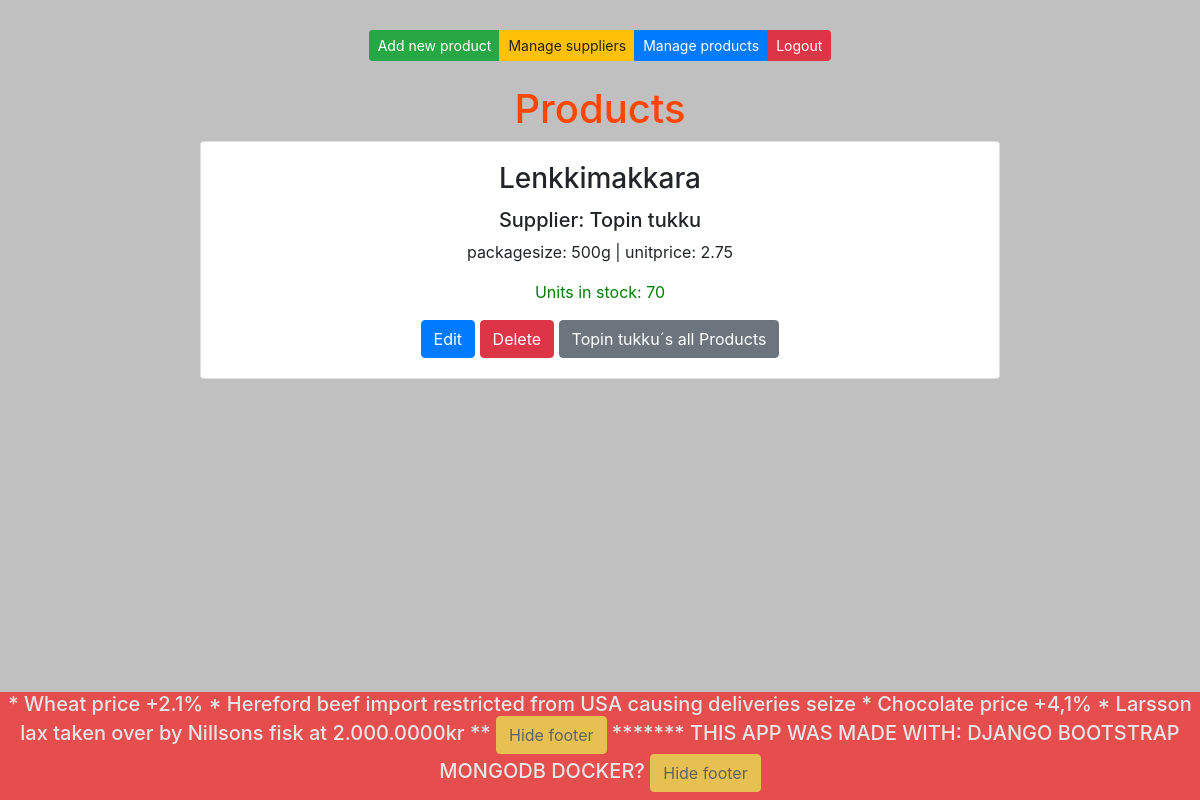
Screenshot of /products/ (signed in) with the database file from the repository.
### app/models.py (models this page shows)
class Product(models.Model):
    productname = models.CharField(max_length = 20, default = "laku")
    packagesize = models.CharField(max_length = 20, default = 3)
    unitprice = models.DecimalField(max_digits=8, decimal_places=2, default=1.00)
    unitsinstock = models.IntegerField(default = 3)
    companyname = models.CharField(max_length = 50, default = 'lakufirma')

### app/views.py (the view)
# urls.py: path('products/', productlistview),
def productlistview(request):
    if not request.user.is_authenticated:
        return render(request, 'loginpage.html')
    else:
        productlist = Product.objects.all()
        context = {'products': productlist}
        return render(request,"products.html",context)

### app/templates/products.html (shortened to what this page needs)
{% extends 'index.html' %}
{% block content %}
<div class="btn-group" role="group">
    <button id="add-btn" class="btn btn-success btn-sm" onclick="showaddform()">Add new product</button>
    <a class="btn btn-warning btn-sm" href="/suppliers">Manage suppliers</a>
    <a class="btn btn-primary btn-sm" href="/products">Manage products</a>
    <a class="btn btn-danger btn-sm" href="/logout">Logout</a>
</div>
<br />
<br />
<h1 style="color: orangered">Products</h1>
{% for p in products %}
<div class="card" style="width: 50rem;">
    <div class="card-body">
        <h3 class="card-title">{{p.productname}} </h3>
        <h5 class="card-text">Supplier: {{p.companyname}}</h5>
        <p class="card-text">packagesize: {{p.packagesize}} | unitprice: {{p.unitprice}}</p>
        <p class="card-text" style="color: green;">Units in stock: {{p.unitsinstock}}</p>
        <a href="/edit-product-get/{{p.id}}/" class="btn btn-primary">Edit</a>
        <a href="/delete-product/{{p.id}}/" class="btn btn-danger">Delete</a>
        <a href="#" class="btn btn-secondary">{{p.companyname}}´s all Products</a>
    </div>
</div>
{%endfor%}
{% endblock %}

### app/templates/index.html (style rules this page uses)
.btn-group { margin-top: 30px; }

### rows the page displays
Product: productname "Lenkkimakkara", companyname "Topin tukku", packagesize "500g", unitprice "2.75", unitsinstock "70"
